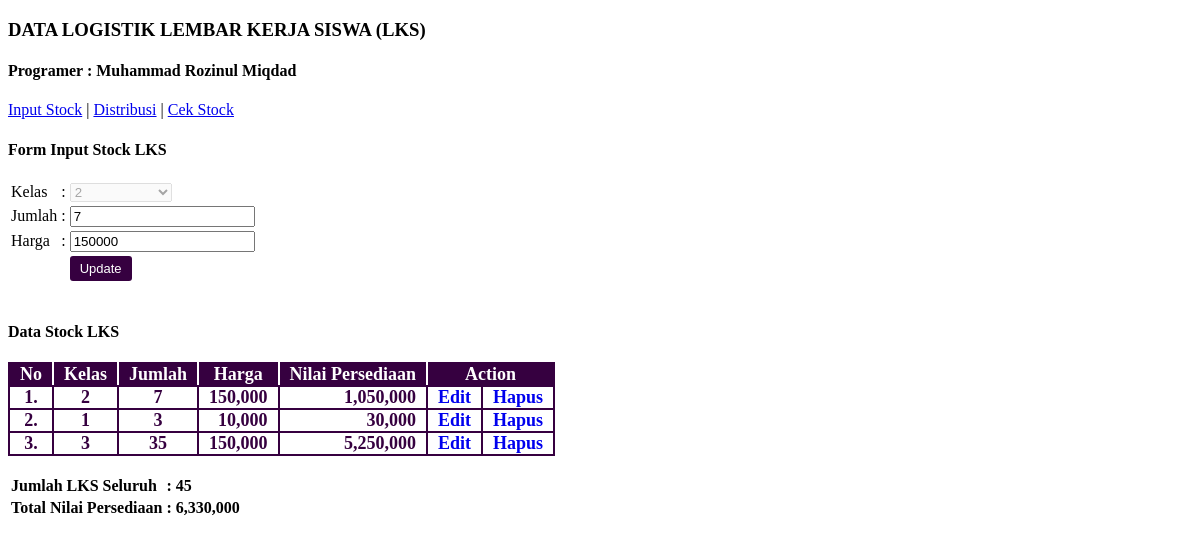
/input_stok.php?edit&id=1, run on the app's committed database.
### tables this page shows
CREATE TABLE `tb_stock` (
  `IndexStock` int(11) NOT NULL AUTO_INCREMENT,
  `Kelas` int(3) DEFAULT NULL,
  `Jumlah` int(11) DEFAULT NULL,
  `Harga` int(11) DEFAULT NULL,
  `NilaiPersediaan` int(11) DEFAULT NULL,
  PRIMARY KEY (`IndexStock`)
);

### input_stok.php (the view, shortened to what this page needs)
<?php
    include('koneksi.php');
    if(isset($_GET['edit'])){
        $id = $_GET['id'];
        $result = mysqli_query($mysqli, "SELECT * FROM tb_stock WHERE IndexStock=$id");
        while($data = mysqli_fetch_array($result))
        {
            $kelas = $data['Kelas'];
            $jumlah = $data['Jumlah'];
            $harga = $data['Harga'];
        }
    }
?>
<!DOCTYPE html>
<html>
    <head>
        <link rel="stylesheet" href="style.css">
    </head>
    <body>
        <h3 class="h">DATA LOGISTIK LEMBAR KERJA SISWA (LKS)</h3>
        <h4>Programer : Muhammad Rozinul Miqdad</h4>
        <p><a href="input_stok.php">Input Stock</a> | <a href="distribusi.php">Distribusi</a> | <a href="cek_stok.php">Cek Stock</a></p>
        <h4>Form Input Stock LKS</h4>
        <form method="post">
            <table class="tb">
                <tr>
                    <td>Kelas</td>
                    <td> :</td>
                    <td>
                        <select name="v_kelas" class="input" required="" <?php if(isset($_GET['edit'])){ echo 'disabled'; }?>>
                            <option value="2" <?php if(isset($_GET['edit'])){ if($kelas == 2){ echo 'selected';} }?>>2</option>
                        </select>
                    </td>
                </tr>
                <tr>
                    <td>Jumlah</td>
                    <td> :</td>
                    <td><input type="text" name="v_jumlah" class="input" required="" onkeypress="return event.charCode >= 48 && event.charCode <= 57" value="<?php if(isset($_GET['edit'])){echo $jumlah;}?>" ></td>
                </tr>
                <tr>
                    <td>Harga</td>
                    <td> :</td>
                    <td><input type="text" name="v_harga" class="input" required="" onkeypress="return event.charCode >= 48 && event.charCode <= 57" value="<?php if(isset($_GET['edit'])){echo $harga;}?>" ></td>
                </tr>
                <tr>
                    <td></td>
                    <td></td>
                    <td>
                        <?php if (isset($_GET['edit'])) { ?>
                        <input type="submit" name="update" value="Update" class="btn">
                        <?php }else{ ?>
                        <input type="submit" name="submit" value="Simpan" class="btn">
                        <?php }	 ?>
                    </td>
                </tr>
            </table>
        </form>
        <br>
        <h4>Data Stock LKS</h4>
        <table class="tb-cetak">
            <tr>
                <td class="td-a">No</td>
                <td class="td-a">Kelas</td>
                <td class="td-a">Jumlah</td>
                <td class="td-a">Harga</td>
                <td class="td-a">Nilai Persediaan</td>
                <td colspan="2" class="td-b">Action</td>
            </tr>
            <?php
                $no=1;
                $sql = mysqli_query($mysqli, "SELECT * FROM tb_stock");
                if(mysqli_num_rows($sql) > 0)
                {
                    while ($data = mysqli_fetch_array($sql)) {
            ?>
            <tr>
                <td class="td"><?php echo $no; ?>.</td>
                <td class="td"><?php echo $data['Kelas']; ?></td>
                <td class="td"><?php echo $data['Jumlah']; ?></td>
                <td class="td" align='right'><?php echo number_format($data['Harga']); ?></td>
                <td class="td" align='right'><?php echo number_format($data['NilaiPersediaan']); ?></td>
                    <td class="td">
                    <a href="?edit&id=<?php echo $data['IndexStock']; ?>" name="edit" style="text-decoration: none;">Edit
                </td>
                <td class="td" align="center">
                        <a href="?hapus&id=<?php echo $data['IndexStock']; ?>" onclick="return confirm('Apakah Anda yakin untuk menghapus data ini ?')" name="del" style="text-decoration: none;">Hapus
                </td>
            </tr>
            <?php
                    $no++;
                    }
                }
                else{
            ?>
                <tr>
                    <td class="td" colspan='6'>Belum Ada Data</td>
                </tr>
            <?php } ?>
        </table>
        <br>
        <table class="tb">
            <?php
                $resultLKS = mysqli_query($mysqli, 'SELECT SUM(Jumlah) AS JumlahLKS FROM tb_stock');
                $rowLKS = mysqli_fetch_assoc($resultLKS);
                $SumJumlahLKS = $rowLKS['JumlahLKS'];
                $resultPersediaan = mysqli_query($mysqli, 'SELECT SUM(NilaiPersediaan) AS NilaiPersediaan FROM tb_stock');
                $rowPersediaan = mysqli_fetch_assoc($resultPersediaan);
                $SumNilaiPersediaan = $rowPersediaan['NilaiPersediaan'];
            ?>
            <tr>
                <td><b>Jumlah LKS Seluruh</b></td>
                <td><b> : </b></td>
                <td><b><?php echo $SumJumlahLKS?></b></td>
            </tr>
            <tr>
                <td><b>Total Nilai Persediaan</b></td>
                <td><b> : </b></td>
                <td><b><?php echo number_format($SumNilaiPersediaan) ?></b></td>
            </tr>
        </table>
    </body>
</html>

### style.css (style rules this page uses)
body { font-family: calibri; }
.tb-cetak { font-weight: bold; font-size: 18px; border-collapse: collapse; background-color: #efeeef; text-align: center; }
.td-a { color: white; background-color: #360040; padding: 0px 10px; margin: 0; border: 2px; border-style: solid; border-color: #360040 #ffffff #360040 #360040; }
.td-b { color: white; background-color: #360040; padding: 0px 10px; margin: 0; border: 2px; border-style: solid; border-color: #360040 #360040 #360040 #ffffff; }
.td { color: #360040; background-color: #ffffff; padding: 0px 10px; margin: 0; border: 2px solid #360040; }
.btn { background-color: #360040; border: none; color: white; padding: 5px 10px; text-align: center; text-decoration: none; display: inline-block; font-size: 13px; border-radius: 3px; }

### data on the page
tb_stock: v_kelas "2", v_jumlah "7", v_harga "150000", Kelas "2", Jumlah "7", Harga "150,000", NilaiPersediaan "1,050,000"
tb_stock: Kelas "1", Jumlah "3", Harga "10,000", NilaiPersediaan "30,000"
tb_stock: Kelas "3", Jumlah "35", Harga "150,000", NilaiPersediaan "5,250,000"

### other printed values
$SumJumlahLKS "45"
$SumNilaiPersediaan "6,330,000"
